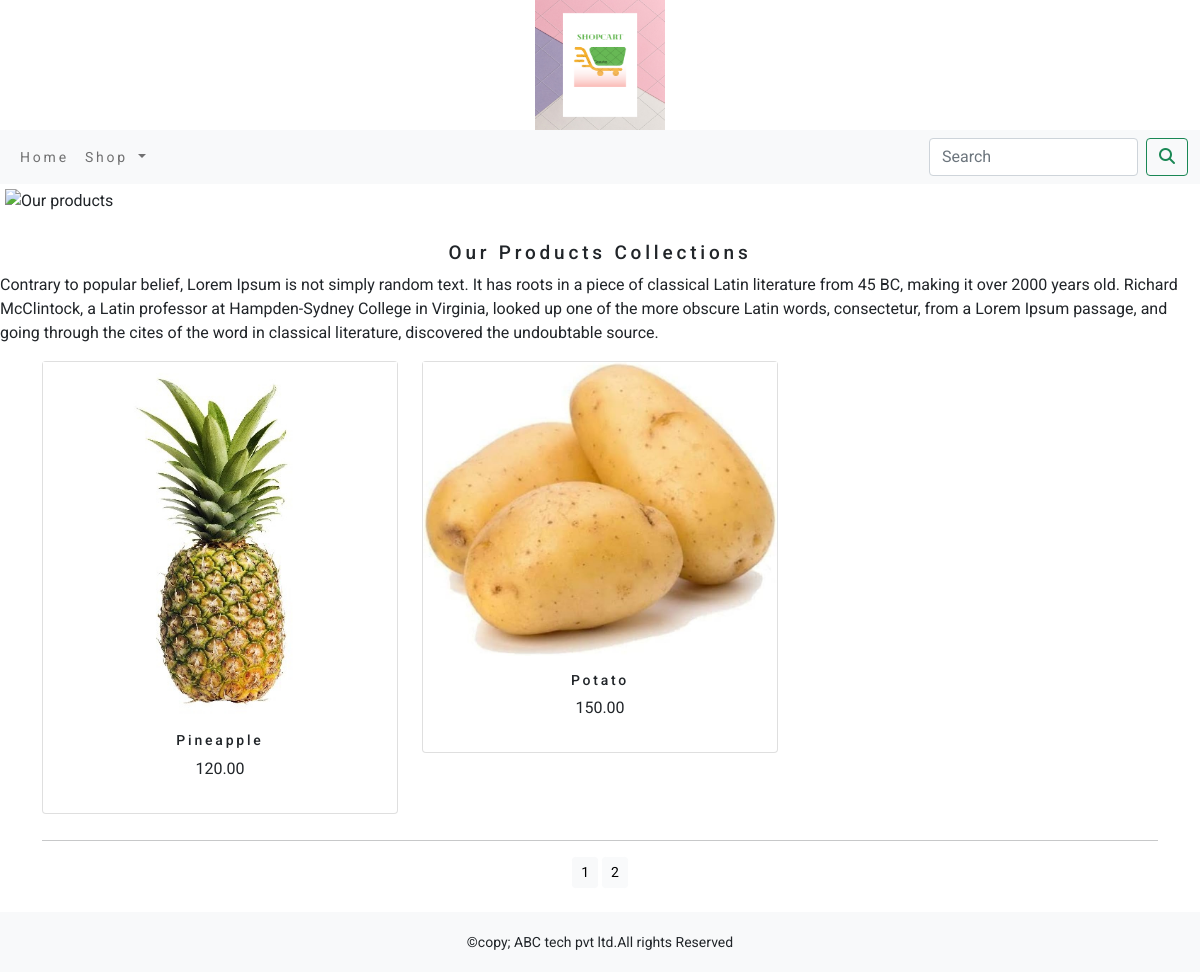
Page /ecommerce/?page=2 on the committed database.
### ecommerceapp/models.py (models this page shows, shortened)
class Product(models.Model):
    name=models.CharField(max_length=250,unique=True)
    slug=models.SlugField(max_length=250,unique=True)
    desc=models.TextField(blank=True)
    price=models.DecimalField(max_digits=10,decimal_places=2)
    category=models.ForeignKey(Category,on_delete=models.CASCADE)
    image=models.ImageField(upload_to='product',blank=True,)
    stock=models.IntegerField()
    available=models.BooleanField(default=True)
    created=models.DateTimeField(auto_now_add=True)
    updated=models.DateTimeField(auto_now=True)
    def get_url(self):
         return  reverse('ecommerceapp:prodCatdetail',args=[self.category.slug,self.slug])
    class Meta:
        ordering = ('name',)
        verbose_name = 'product'
        verbose_name_plural = 'products'

### ecommerceapp/views.py (the view)
# urls.py: path('',views.allProdCat,name='allProdCat'),
def allProdCat(request,c_slug=None):
    c_page=None
    products_list=None
    if c_slug!=None:
        c_page=get_object_or_404(Category,slug=c_slug)
        products_list=Product.objects.all().filter(category=c_page,available=True)
    else:
        products_list=Product.objects.all().filter(available=True)
    paginator=Paginator(products_list,6)
    try:
        page=int(request.GET.get('page','1'))
    except:
        page=1
    try:
        products=paginator.page(page)
    except (EmptyPage,InvalidPage):
        products=paginator.page(paginator.num_pages)
    return render(request,"category.html",{'category':c_page,'products':products})

### cart/context_processors.py (called while the page is built)
def counter(request):
    item_count=0
    if 'admin' in request.path:
        return {}
    else:
        try:
            cart=Cart.objects.filter(cart_id=_cart_id(request))
            car_item=CartItem.objects.all().filter(cart=cart[:1])
            for cart_item in car_item:
                item_count += cart_item.quantity
        except Cart.DoesNotExist:
            item_count=0
    return dict(item_count=item_count)

### cart/views.py (called while the page is built)
def _cart_id(request):
    cart=request.session.session_key
    if not cart:
        cart=request.session.create()
    return cart

### ecommerceapp/context_processors.py (called while the page is built)
def menu_links(request):
    links=Category.objects.all()
    return dict(links=links)

### ecommerceapp/models.py (called while the page is built)
    def get_url(self):
        return reverse('ecommerceapp:products_by_category',args=[self.slug])

### templates/category.html (shortened to what this page needs)
{% extends 'base.html' %}
{% load static %}
{% block content %}
<div class="mx-auto">
    {% if category %}
    <img class="my_image" src="{{category.image.url}}" alt="{{category.name}}">
</div>
     <br>
<div>
    <h1 class="text-center my_title" >{{category.name}}</h1>
    <p class="text-justify">{{category.desc}}</p>
</div>
    {% else %}
<div>
<img class="my_image my_image_padding" src="{% static 'image/banner.png' %}" alt="Our products" width="1500px;">
</div>
<br>
<div>
    <h1 class="text-center my_title">Our Products Collections</h1>
    <p class="text-justify">Contrary to popular belief, Lorem Ipsum is not simply random text. It has roots in a piece of classical Latin literature from 45 BC, making it over 2000 years old. Richard McClintock, a Latin professor at Hampden-Sydney College in Virginia, looked up one of the more obscure Latin words, consectetur, from a Lorem Ipsum passage, and going through the cites of the word in classical literature, discovered the undoubtable source.</p>
</div>
     {% endif %}
<div class="container">
    <div class="row mx_auto">
        {% for product in products.object_list %}
        <div class="my_bottom_margin col-9 col-sm-12 col-md-4 col-lg-4">
            <div class="card text-center" style="min-width:18rem;">
                <a href="{{product.get_url}}"><img class="card-image-top my_image" src="{{product.image.url}}" alt="{{product.name}}"></a>
            <div class="card-body">
               <h4>{{product.name}}</h4>
                <p>{{product.price}}</p>
            </div>
            </div>
        </div>
        {% endfor %}
    </div>
    <div class="mx-auto">
        {% if products.paginator.num_pages > 1 %}
        <hr>
        <div class="text-center">
            {% for pg in products.paginator.page_range %}
                <a href="?page={{pg}}" class="btn btn-light btn-sm {% if products.number == pg %} active {% endif %}">{{pg}}</a>
            {% endfor %}
        </div>
        {% endif %}
    </div>
    <br>
</div>
{% endblock %}

### static/css/custom.css (style rules this page uses)
body { font-family: 'Roboto', sans-serif; }
.my_image { width : 100%; height : auto; }
.my_title { font-size : 19px; text_transform : uppercase; letter-spacing :.2em; }
.my_image_padding { padding : 5px; }
.my_bottom_margin { margin-bottom : 10px; }
.card-body h4 { font-size : 14px; text_transform : uppercase; letter-spacing : .2em; }

### rows in the picture
Product: image (picture), name "Pineapple", price "120.00"
Product: image (picture), name "Potato", price "150.00"

### other values in the picture
{{ pg }} "1" "2"
